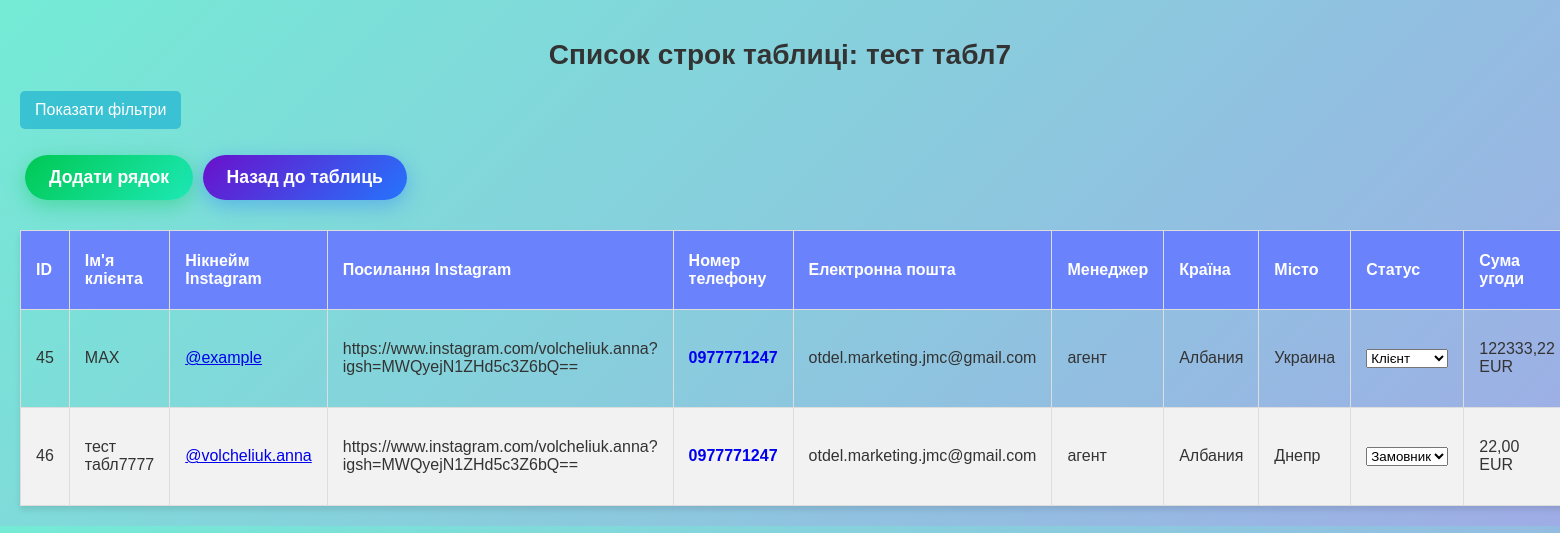
Before: /clients/tables/39/ with the older database file.
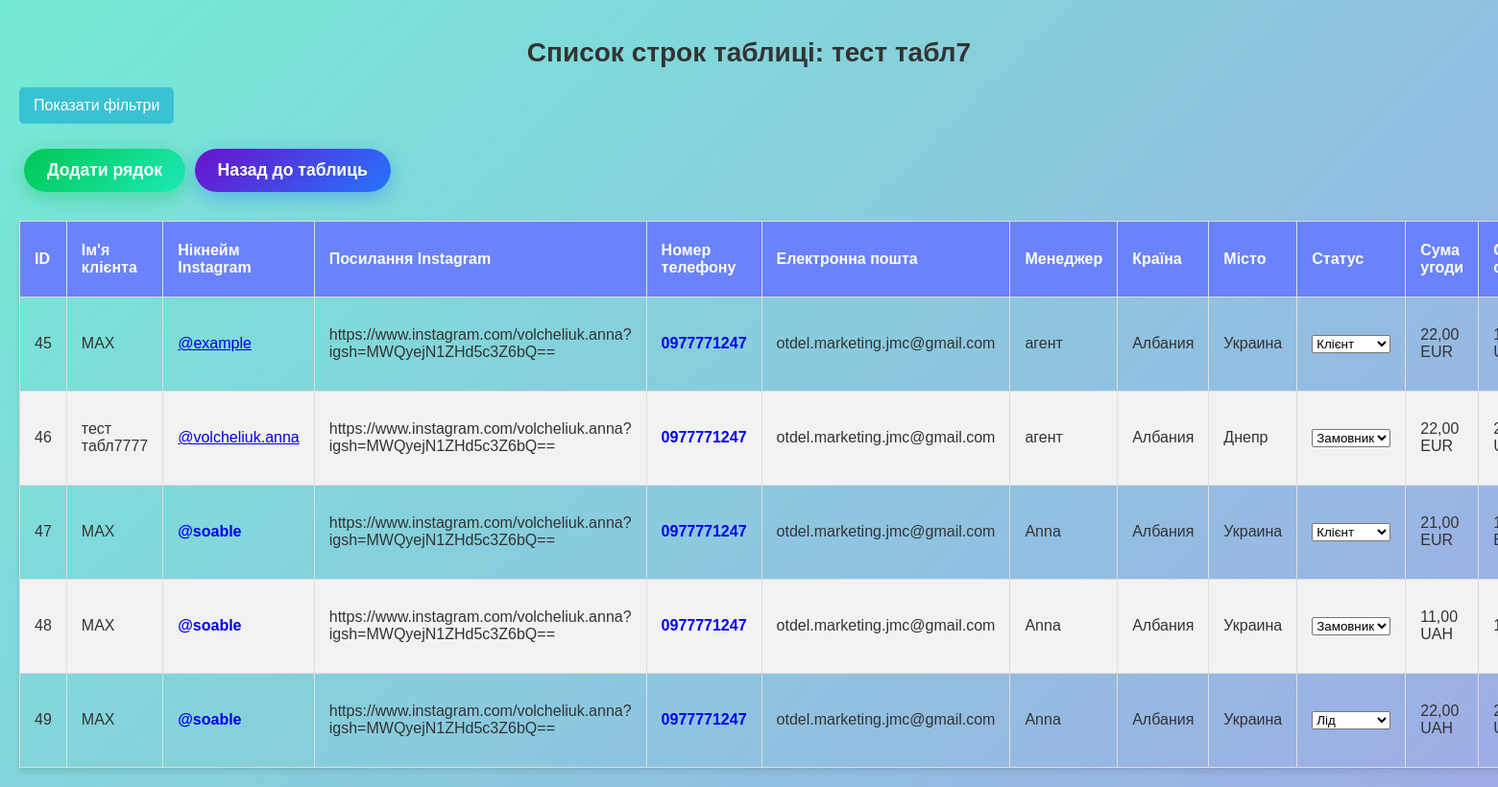
After: the same page with the newer database file.
### clients/models.py (models this page shows, shortened)
class CustomTable(models.Model):
    name = models.CharField(max_length=255)  # Название таблицы
    description = models.TextField(blank=True, null=True)
    created_at = models.DateTimeField(auto_now_add=True)  # Дата создания таблицы
    updated_at = models.DateTimeField(auto_now=True)  # Последнее обновление таблицы
    visible_fields = models.JSONField(default=list, blank=True)  # Отображаемые поля в формате списка
    group = models.ForeignKey(
        Group,
        on_delete=models.SET_NULL,
        null=True,
        blank=True,
        related_name='tables',
        verbose_name='Группа с доступом'
    )

class CustomRow(models.Model):
    STATUS_CHOICES = [
        ('lead', 'Лид'),
        ('client', 'Клиент'),
        ('customer', 'Заказчик'),
    ]
    CONTACT_CHOICES = [
        ('contact_1', 'Контакт 1'),
        ('contact_2', 'Контакт 2'),
        ('contact_3', 'Контакт 3'),
        ('contact_4', 'Контакт 4'),
    ]
    PRIORITY_CHOICES = [
        ('low', 'Низкий'),
        ('medium', 'Средний'),
        ('high', 'Высокий'),
    ]
    status = models.CharField(
        max_length=50,
        choices=STATUS_CHOICES,
        default='lead',
        blank=True,
        null=True
    )
    contact = models.CharField(
        max_length=10,
        choices=CONTACT_CHOICES,
        blank=True,
        null=True
    )
    priority = models.CharField(
        max_length=12,
        choices=PRIORITY_CHOICES,
        default='low',
        blank=True,
        null=True
    )
    change_status_contact = models.CharField(
    max_length=10,
    choices=CONTACT_CHOICES,  # 👈 Добавляем `choices`
    blank=True,
    null=True
    )
    table = models.ForeignKey(CustomTable, on_delete=models.CASCADE, related_name="rows", null=False, blank=False)
    name = models.CharField(max_length=255)  # Имя клиента
    instagram_username = models.CharField(max_length=40, blank=True, null=True)  # Никнейм Instagram
    instagram_link = models.URLField(blank=True, null=True)  # Ссылка Instagram
    phone_number = models.CharField(max_length=20, blank=True, null=True)  # Номер телефона
    email = models.EmailField(max_length=255, blank=True, null=True, verbose_name='Електронна пошта')
    manager = models.CharField(max_length=255)  # Менеджер (обязательное)
    country = models.CharField(max_length=255, blank=True, null=True)  # Поле страны
    city = models.CharField(max_length=255, blank=True, null=True)  # Поле города
    status = models.CharField(max_length=50, blank=True, null=True, choices=[
        ('lead', 'Лид'),
        ('client', 'Клиент'),
        ('customer', 'Заказчик')
    ], default='lead')
    deal_amount = models.DecimalField(max_digits=10, decimal_places=2, blank=True, null=True)
    deal_amount_currency = models.CharField(max_length=3, choices=[('UAH', 'UAH'), ('USD', 'USD'), ('EUR', 'EUR')], default='UAH')
    paid_amount = models.DecimalField(max_digits=10, decimal_places=2, blank=True, null=True)
    paid_amount_currency = models.CharField(max_length=3, choices=[('UAH', 'UAH'), ('USD', 'USD'), ('EUR', 'EUR')], default='UAH')
    expected_profit = models.DecimalField(max_digits=10, decimal_places=2, blank=True, null=True)
    expected_profit_currency = models.CharField(max_length=3, choices=[('UAH', 'UAH'), ('USD', 'USD'), ('EUR', 'EUR')], default='UAH')
    contact = models.CharField(max_length=10, blank=True, null=True, choices=[
        ('contact_1', 'Контакт 1'),
        ('contact_2', 'Контакт 2'),
        ('contact_3', 'Контакт 3'),
        ('contact_4', 'Контакт 4'),
    ])
    change_status_contact = models.CharField(max_length=10, blank=True, null=True, choices=[
        ('contact_1', 'Контакт 1'),
        ('contact_2', 'Контакт 2'),
        ('contact_3', 'Контакт 3'),
        ('contact_4', 'Контакт 4'),
    ])
    priority = models.CharField(
        max_length=12,
        choices=[
            ('low', 'Низький'),
            ('medium', 'Середній'),
            ('high', 'Високий'),
        ],
        default='low',  # Значение по умолчанию
        verbose_name='Пріоритет'
    )
    record_date = models.DateTimeField()  # Дата записи
    due_date = models.DateTimeField(blank=True, null=True)  # Срок выполнения
    inquiry_date = models.DateTimeField(blank=True, null=True)  # Дата обращения
    additional_data = models.JSONField(default=dict, blank=True)  # Для хранения уникальных данных
    last_updated = models.DateTimeField(auto_now=True)  # Последнее изменение
    updated_by = models.ManyToManyField(
    User,
    blank=True,
    related_name='updated_rows',
    verbose_name="Змінено користувачем"
    )
    manually_updated = models.BooleanField(
        default=False,
        verbose_name="Ручное изменение"
    )

### clients/views.py (the view)
# urls.py: path('tables/<int:table_id>/', views.custom_row_list, name='custom_row_list'),  # Просмотр строк в таблице
def custom_row_list(request, table_id):
    table = get_object_or_404(CustomTable, id=table_id)
    visible_fields = table.visible_fields or []
    select_fields = ["contact", "status", "priority", "change_status_contact"]
    allowed_fields = [field["name"] for field in visible_fields if field["name"] in select_fields]
    choices = {}
    for field in allowed_fields:
        choices[field] = list(CustomRow.objects.values_list(field, flat=True).distinct())
    if isinstance(visible_fields, str):
        try:
            visible_fields = json.loads(visible_fields)
        except json.JSONDecodeError:
            visible_fields = []  # Если данные некорректны, задаем пустой список
    rows = CustomRow.objects.filter(table=table)
    for row in rows:
        if isinstance(row.additional_data, str):
            try:
                row.additional_data = json.loads(row.additional_data)
            except json.JSONDecodeError:
                row.additional_data = {}
    instagram_usernames = []
    phone_numbers = []
    for row in rows:
        instagram_usernames.append(row.additional_data.get('instagram_username'))
        phone_numbers.append(row.additional_data.get('phone_number'))
    duplicate_usernames = [key for key, count in Counter(filter(None, instagram_usernames)).items() if count > 1]
    duplicate_phones = [key for key, count in Counter(filter(None, phone_numbers)).items() if count > 1]
    if isinstance(table.visible_fields, str):
        try:
            table.visible_fields = json.loads(table.visible_fields)
        except json.JSONDecodeError:
            table.visible_fields = []
    visible_fields = [
        {"name": field["name"], "label": FIELD_TRANSLATIONS.get(field["name"], field["name"])}
        for field in table.visible_fields
    ]
    for row in rows:
        if isinstance(row.additional_data, str):
            try:
                additional_data = json.loads(row.additional_data)
            except json.JSONDecodeError:
                additional_data = {}
        else:
            additional_data = row.additional_data or {}
        updated_by_ids = additional_data.get("updated_by", [])
        if isinstance(updated_by_ids, str):  # Если ID записаны как строка (например, "['1', '2']")
            updated_by_ids = updated_by_ids.strip("[]").replace("'", "").split(", ")
        updated_by_ids = [int(uid) for uid in updated_by_ids if str(uid).isdigit()]
        users = User.objects.filter(id__in=updated_by_ids).values_list("username", flat=True)
        row.updated_by_names = ", ".join(users) if users else "-"
    return render(request, 'clients/custom_row_list.html', {
        'table': table,
        'rows': rows,
        'visible_fields': visible_fields,  # Передаем список видимых полей
        'duplicate_usernames': list(duplicate_usernames),
        'duplicate_phones': list(duplicate_phones),
        'field_translations': FIELD_TRANSLATIONS,
        'allowed_fields': allowed_fields,  # ✅ Передаем разрешенные поля
        'choices': choices,  # ✅ Передаем в шаблон возможные значения для select
    })

### clients/templates/clients/custom_row_list.html (shortened to what this page needs)
{% load static %}
{% load custom_filters %}
<!DOCTYPE html>
<html lang="uk">
<head>
    <link rel="stylesheet" href="{% static 'css/tablelist.css' %}">
</head>
<body>
    <h1>Список строк таблиці: {{ table.name }}</h1>
    <button class="filter-toggle-btn" id="toggle-filters">Показати фільтри</button>
    <div class="actions">
        <a href="{% url 'add_row' table.id %}" class="btn-add">Додати рядок</a>
        <a href="{% url 'custom_table_list' %}" class="btn-back">Назад до таблиць</a>
    </div>
    <table id="data-table" data-table-id="{{ table.id }}">
        <thead>
            <tr>
                <th>ID</th>
                {% for field in visible_fields %}
                    <th>{{ field.label }}</th>
                {% endfor %}
            </tr>
        </thead>
        <tbody id="table-body">
            {% for row in rows %}
            <tr data-row-id="{{ row.id }}">
                <td>{{ row.id }}</td>
                {% for field in visible_fields %}
                    <td class="
                        {% if field.name == 'phone_number' and row.additional_data|get_item:'phone_number' in duplicate_phones %}duplicate{% endif %}
                        {% if field.name == 'instagram_username' and row.additional_data|get_item:'instagram_username' in duplicate_usernames %}duplicate{% endif %}
                    ">
                        {% if field.name == 'contact' %}
                            <select class="editable-select contact-select" data-row-id="{{ row.id }}">
                                <option value="contact_1" {% if row.contact == 'contact_1' %}selected{% endif %}>Контакт 1</option>
                                <option value="contact_2" {% if row.contact == 'contact_2' %}selected{% endif %}>Контакт 2</option>
                                <option value="contact_3" {% if row.contact == 'contact_3' %}selected{% endif %}>Контакт 3</option>
                                <option value="contact_4" {% if row.contact == 'contact_4' %}selected{% endif %}>Контакт 4</option>
                            </select>
                        {% elif field.name == 'status' %}
                            <select class="editable-select status-select" data-row-id="{{ row.id }}">
                                <option value="lead" {% if row.status == 'lead' %}selected{% endif %}>Лід</option>
                                <option value="client" {% if row.status == 'client' %}selected{% endif %}>Клієнт</option>
                                <option value="customer" {% if row.status == 'customer' %}selected{% endif %}>Замовник</option>
                            </select>
                        {% elif field.name == 'priority' %}
                            <select class="editable-select priority-select" data-row-id="{{ row.id }}">
                                <option value="low" {% if row.priority == 'low' %}selected{% endif %}>Низький</option>
                                <option value="medium" {% if row.priority == 'medium' %}selected{% endif %}>Середній</option>
                                <option value="high" {% if row.priority == 'high' %}selected{% endif %}>Високий</option>
                            </select>
                        {% elif field.name == 'change_status_contact' %}
                            <select class="editable-select change-status-contact-select" data-row-id="{{ row.id }}">
                                <option value="contact_1" {% if row.change_status_contact == 'contact_1' %}selected{% endif %}>Контакт 1</option>
                                <option value="contact_2" {% if row.change_status_contact == 'contact_2' %}selected{% endif %}>Контакт 2</option>
                                <option value="contact_3" {% if row.change_status_contact == 'contact_3' %}selected{% endif %}>Контакт 3</option>
                                <option value="contact_4" {% if row.change_status_contact == 'contact_4' %}selected{% endif %}>Контакт 4</option>
                            </select>
                        {% elif field.name == 'deal_amount' %}
                            {{ row.deal_amount }} {{ row.deal_amount_currency }}
                        {% elif field.name == 'paid_amount' %}
                            {{ row.paid_amount }} {{ row.paid_amount_currency }}
                        {% elif field.name == 'expected_profit' %}
                            {{ row.expected_profit }} {{ row.expected_profit_currency }}
                        {% elif field.name == 'instagram_username' %}
                            {% with username=row.additional_data|get_item:'instagram_username' link=row.additional_data|get_item:'instagram_link' %}
                                {% if username and link %}
                                    <a href="{{ link }}" target="_blank">{{ username }}</a>
                                {% else %}
                                    {{ username|default:"-" }}
                                {% endif %}
                            {% endwith %}
                        {% elif field.name == 'updated_by' %}
                            {{ row.updated_by_names|default:"-" }}
                        {% elif field.name == 'phone_number' %}
                            {% with phone=row.additional_data|get_item:'phone_number' %}
                                {% if phone %}
                                    <a href="tel:{{ phone }}">{{ phone }}</a>
                                {% else %}
                                    {{ phone|default:"-" }}
                                {% endif %}
                            {% endwith %}
                        {% else %}
                            {{ row.additional_data|get_item:field.name|default:"-" }}
                        {% endif %}
                    </td>
                {% endfor %}
            </tr>
            {% empty %}
            <tr>
                <td colspan="{{ visible_fields|length|add:'1' }}">Дані відсутні</td>
            </tr>
            {% endfor %}
        </tbody>
    </table>
</body>
</html>

Changed rows visible on the page:
added CustomRow: id "47", additional_data|get_item "MAX" "https://www.instagram.com/volcheliuk.anna?igsh=MWQyejN1ZHd5c3Z6bQ==" "otdel.marketing.jmc@gmail.com" "Anna" "Албания" "Украина", visible_fields "@soable", visible_fields "0977771247", status+id "Клієнт", deal_amount "21,00", deal_amount_currency "EUR"
added CustomRow: id "48", additional_data|get_item "MAX" "https://www.instagram.com/volcheliuk.anna?igsh=MWQyejN1ZHd5c3Z6bQ==" "otdel.marketing.jmc@gmail.com" "Anna" "Албания" "Украина", visible_fields "@soable", visible_fields "0977771247", status+id "Замовник", deal_amount "11,00", deal_amount_currency "UAH"
added CustomRow: id "49", additional_data|get_item "MAX" "https://www.instagram.com/volcheliuk.anna?igsh=MWQyejN1ZHd5c3Z6bQ==" "otdel.marketing.jmc@gmail.com" "Anna" "Албания" "Украина", visible_fields "@soable", visible_fields "0977771247", status+id "Лід", deal_amount "22,00", deal_amount_currency "UAH"
Other visible differences:
new list line: "22,00 EUR"
list line gone: "122333,22 EUR"
